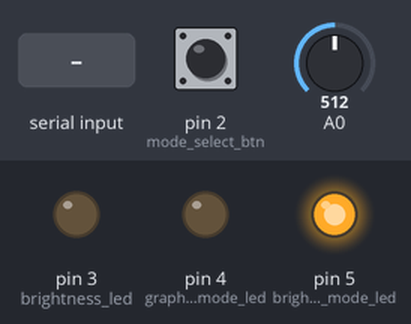
A sketch run on a simulated Arduino Uno, built with avr-gcc and run on an emulated ATmega328P. Parts: output pins drawn as LEDs (lit = HIGH). Dashed ring = blinking. The inputs (shaded band) are chosen by the test bench; at power-on: pin 2 (mode_select_btn) HIGH, A0 = 512. What the sketch prints to the serial monitor is not drawn.

Above: at 1.2 s.
1.3 s: "90,45\n" received over Serial
At 2.1 s:
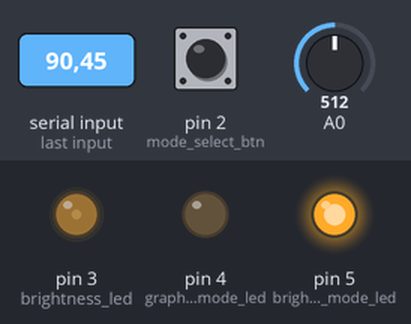
3.8 s: pin 2 (mode_select_btn) pulled LOW for 0.15 s
At 4.2 s:
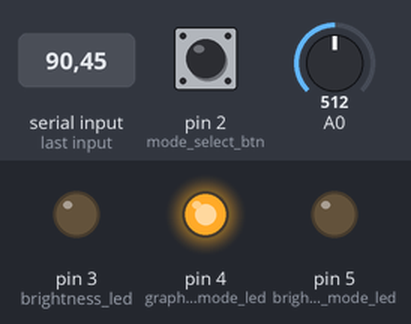
5.4 s: pin 2 (mode_select_btn) pulled LOW for 1 s
At 6.7 s:
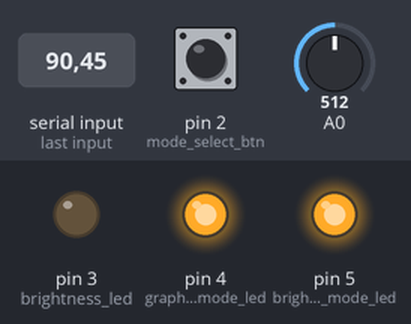
11.7 s: pin 2 (mode_select_btn) pulsed LOW 5 times (0.12 s each, 0.3 s apart)
At 13.5 s:
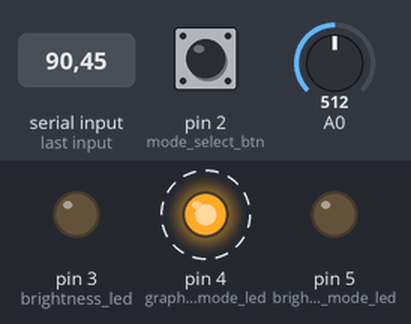
Timing chart, 0 to 15.0 s (numbered marks = the images above; inputs shaded):
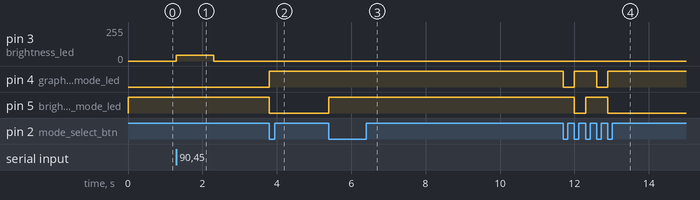

The sketch:

Arduino_IO_Handler.ino
```cpp
const int mode_select_btn = 2;
const int brightness_led = 3;
const int graphing_mode_led = 4;
const int brightness_mode_led = 5;
char mode = 0;

//Debouncing Time in Milliseconds
long debouncing_time = 200;
volatile unsigned long last_millis;

void setup() {
  Serial.begin(115200);
  pinMode(mode_select_btn, INPUT_PULLUP);
  attachInterrupt(digitalPinToInterrupt(mode_select_btn),
                  debounce_interrupt, FALLING);
  pinMode(brightness_led, OUTPUT);
  pinMode(graphing_mode_led, OUTPUT);
  pinMode(brightness_mode_led, OUTPUT);

  digitalWrite(brightness_led, 0);        //turn off brightness led
  digitalWrite(graphing_mode_led, 0);     //turn off graphing mode led
  digitalWrite(brightness_mode_led, 1);   //turn on brightness mode led
}

void debounce_interrupt() {
  if ((long)(millis() - last_millis) >= debouncing_time) {
    change_mode();
    last_millis = millis();
  }
}

void change_mode() {
  mode = mode == 2 ? 0 : mode + 1;
  if (mode == 0) {
    digitalWrite(brightness_led, 0);        //turn off brightness led
    digitalWrite(graphing_mode_led, 0);     //turn off graphing mode led
    digitalWrite(brightness_mode_led, 1);   //turn on brightness mode led
  } else if (mode == 1) {
    digitalWrite(brightness_led, 0);        //turn off brightness led
    digitalWrite(graphing_mode_led, 1);     //turn on graphing mode led
    digitalWrite(brightness_mode_led, 0);   //turn off brightness mode led
  } else if (mode == 2) {
    digitalWrite(brightness_led, 0);        //turn off brightness led
    digitalWrite(graphing_mode_led, 1);     //turn on graphing mode led
    digitalWrite(brightness_mode_led, 1);   //turn on brightness mode led
  }
}

void loop() {
  if (mode == 0) { //input mode activated
    if (Serial.available() > 0) {
      int brightness = Serial.parseInt();
      analogWrite(brightness_led, brightness);
    }
  } else if (mode == 1) { //slow output mode activated
    int val = analogRead(A0);
    Serial.println(val);

    delay(400);
  } else if (mode == 2) { //fast output mode activated
    int val = analogRead(A0);
    Serial.write(0xff);
    Serial.write((val >> 8) & 0xff);
    Serial.write(val & 0xff);
  }
}
```

Measured:
- after the input at 1.3 s, pin 3 (brightness_led): 0/255 → 45/255 at once, → 0/255 1.0 s later
- after the input at 3.8 s, pin 4 (graphing_mode_led): LOW → HIGH at once; pin 5 (brightness_mode_led): HIGH → LOW at once
- after the input at 5.4 s, pin 5 (brightness_mode_led): LOW → HIGH at once
- after the input at 11.7 s, pin 4 (graphing_mode_led): alternates HIGH for 0.60 s and LOW for 0.30 s, 4 changes in all, then stays HIGH, starting at once; pin 5 (brightness_mode_led): HIGH → LOW after 0.30 s, → HIGH 0.30 s later, → LOW 0.60 s later
